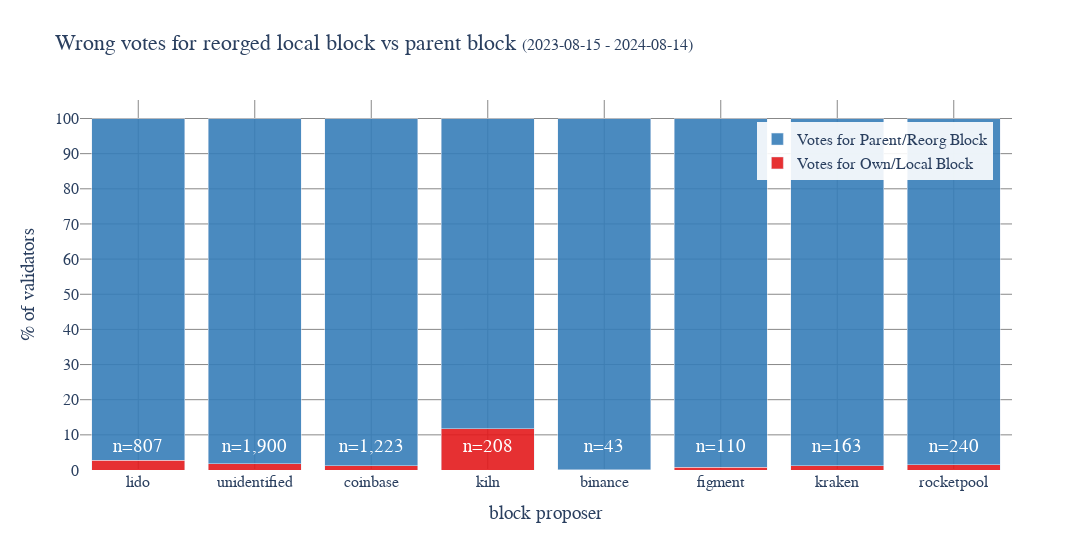

Notebook code for this chart:
### Code cell
fig = go.Figure(data=[
    go.Bar(name='Votes for Own/Local Block', x=tt["entity"], y=tt["votes_for_wrong"], marker_color=hex_to_rgba(COLORS[6], 0.9)),
    go.Bar(name='Votes for Parent/Reorg Block', x=tt["entity"], y=tt["votes_for_parent"], marker_color=hex_to_rgba(COLORS[0], 0.9)),
])
annotations = [
    dict(
        x=ix, y=10, text=f"n={ns[entity]:,}", showarrow=False, 
        xanchor='center', yanchor='top',  font=dict(family="Ubuntu Mono", size=FONTSIZE+3, color="white"),
    ) 
    for ix, entity in enumerate(tt["entity"].unique().tolist())
]
fig.update_layout (
    title=f'Wrong votes for reorged local block vs parent block <span style="font-size: 16px;">({slot_to_day(proposer_labels.slot.min())} - {slot_to_day(proposer_labels.slot.max())})</span>',
    xaxis_title="block proposer",
    barmode='stack',
    yaxis_title=f'% of validators',
    plot_bgcolor='white',
    font=dict(family="Ubuntu Mono", size=FONTSIZE),
    legend=dict(
        x=0.98,
        y=0.94,
        xanchor='right',
        yanchor='top',
        bgcolor="rgba(255,255,255,0.9)"
    ),
        annotations=annotations,

    xaxis=dict(showgrid=True, gridcolor='#888888', tickformat=",d"),
    yaxis=dict(showgrid=True, gridcolor='#888888',
              tickvals=list(range(0,101,10))),
    height=550,
    width=1200,
)


fig.write_image(f"att_pics/votes_for_local_reorged_block.png")
fig.show()

### Figure 1 — Plotly figure (JSON) as saved in the notebook; plotly's stock layout.template omitted (floating-point values rounded to 4 significant figures)
{"data": [{"marker": {"color": "rgba(228, 26, 28, 0.9)"}, "name": "Votes for Own/Local Block", "type": "bar", "x": ["lido", "unidentified", "coinbase", "kiln", "binance", "figment", "kraken", "rocketpool"], "y": [2.708, 1.76, 1.235, 11.67, 0.1172, 0.7965, 1.234, 1.521]}, {"marker": {"color": "rgba(55, 126, 184, 0.9)"}, "name": "Votes for Parent/Reorg Block", "type": "bar", "x": ["lido", "unidentified", "coinbase", "kiln", "binance", "figment", "kraken", "rocketpool"], "y": [97.29, 98.24, 98.76, 88.33, 99.88, 99.2, 98.77, 98.48]}], "layout": {"annotations": [{"font": {"color": "white", "family": "Ubuntu Mono", "size": 19}, "showarrow": false, "text": "n=807", "x": 0, "xanchor": "center", "y": 10, "yanchor": "top"}, {"font": {"color": "white", "family": "Ubuntu Mono", "size": 19}, "showarrow": false, "text": "n=1,900", "x": 1, "xanchor": "center", "y": 10, "yanchor": "top"}, {"font": {"color": "white", "family": "Ubuntu Mono", "size": 19}, "showarrow": false, "text": "n=1,223", "x": 2, "xanchor": "center", "y": 10, "yanchor": "top"}, {"font": {"color": "white", "family": "Ubuntu Mono", "size": 19}, "showarrow": false, "text": "n=208", "x": 3, "xanchor": "center", "y": 10, "yanchor": "top"}, {"font": {"color": "white", "family": "Ubuntu Mono", "size": 19}, "showarrow": false, "text": "n=43", "x": 4, "xanchor": "center", "y": 10, "yanchor": "top"}, {"font": {"color": "white", "family": "Ubuntu Mono", "size": 19}, "showarrow": false, "text": "n=110", "x": 5, "xanchor": "center", "y": 10, "yanchor": "top"}, {"font": {"color": "white", "family": "Ubuntu Mono", "size": 19}, "showarrow": false, "text": "n=163", "x": 6, "xanchor": "center", "y": 10, "yanchor": "top"}, {"font": {"color": "white", "family": "Ubuntu Mono", "size": 19}, "showarrow": false, "text": "n=240", "x": 7, "xanchor": "center", "y": 10, "yanchor": "top"}], "barmode": "stack", "font": {"family": "Ubuntu Mono", "size": 16}, "height": 550, "legend": {"bgcolor": "rgba(255,255,255,0.9)", "x": 0.98, "xanchor": "right", "y": 0.94, "yanchor": "top"}, "plot_bgcolor": "white", "title": {"text": "Wrong votes for reorged local block vs parent block <span style=\"font-size: 16px;\">(2023-08-15 - 2024-08-14)</span>"}, "width": 1200, "xaxis": {"gridcolor": "#888888", "showgrid": true, "tickformat": ",d", "title": {"text": "block proposer"}}, "yaxis": {"gridcolor": "#888888", "showgrid": true, "tickvals": [0, 10, 20, 30, 40, 50, 60, 70, 80, 90, 100], "title": {"text": "% of validators"}}}}
